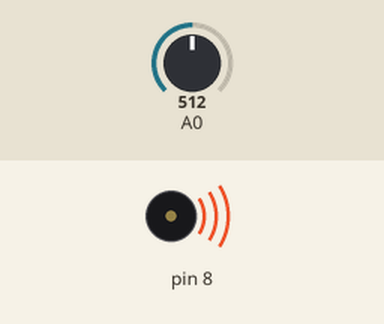
Simulated run of this sketch. Board: Arduino Uno, built with avr-gcc and run on an emulated ATmega328P. Parts: buzzer (waves = sounding). The inputs (shaded band) are chosen by the test bench; at power-on: A0 = 512.

Above: at 1.2 s.
1.3 s: A0 set to 488
At 2.5 s:
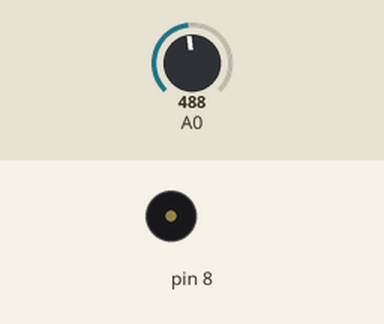
2.8 s: A0 set to 511
At 3.6 s:
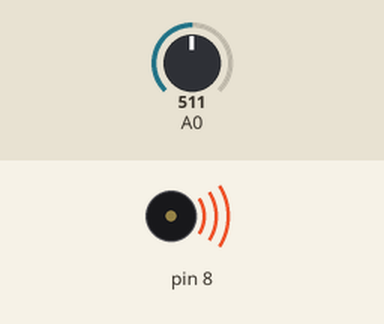
4.3 s: A0 set to 495
At 4.8 s:
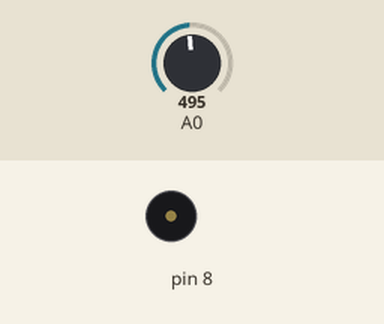
Timing chart, 0 to 7.3 s (numbered marks = the images above; inputs shaded):
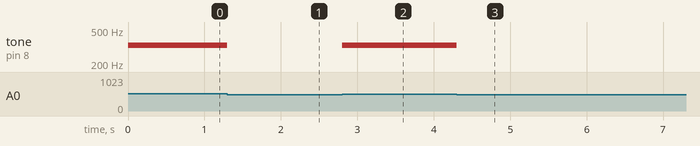

The sketch:

keyboard.ino
```cpp
int notes[] = {262, 294, 330, 349};

void setup() {
  Serial.begin(9600);
}

void loop() {
  int keyVal = analogRead(A0);
  if(keyVal == 1023){
    tone(8, notes[0]);
  } else if(keyVal >= 990 && keyVal <= 1010){
    tone(8, notes[1]);
  } else if(keyVal >= 505 && keyVal <= 515){
    tone(8, notes[2]);
  } else if(keyVal >= 3 && keyVal <= 15){
    tone(8, notes[3]);
  } else {
    noTone(8);
  }
}
```

Measured:
- the behaviour switches between 505 and 504 on A0 (found by bisection; images 0 and 1)
- after the input at 1.3 s, tone on pin 8: 330 Hz → silent at once
- after the input at 2.8 s, tone on pin 8: silent → 330 Hz at once
- after the input at 4.3 s, tone on pin 8: 330 Hz → silent at once
